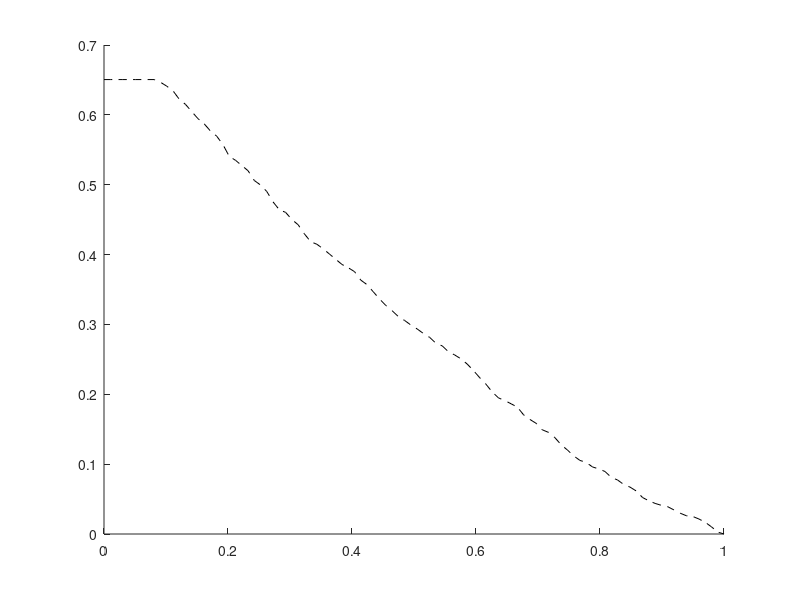

Source code (MATLAB):
A1 =  load('convergencefromdata2.txt'); 
%A2 =  load('mincomplementariedad.txt'); 
%A3 =  load('maxcomplementariedad.txt'); 
hold on
plot(A1(:,1),A1(:,2),'k--');
hold on
%plot(A2(:,1),A2(:,2),'k--');
%hold on
%plot(A3(:,1),A3(:,2),'k--');
%xlabel(('Complementarity Threshold'),"fontsize",12)
%ylabel('Proportion Complementarity',"fontsize",12)
%print -color -F:12 complementarity.eps
